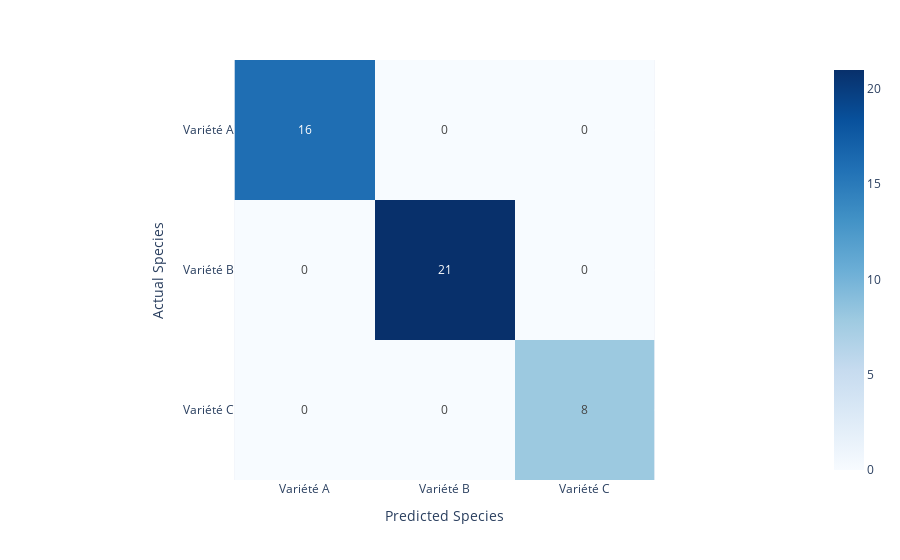

The code cell stored with this chart in its notebook:
### Code cell
import plotly.figure_factory as ff
from sklearn.metrics import confusion_matrix

cm = confusion_matrix(y_test, predictions)
px.imshow(
    cm,
    text_auto=True,
    x=labels,
    y=labels,
    color_continuous_scale="blues",
    labels={"x": "Predicted Species", "y": "Actual Species"},
)

### Figure 1 — Plotly figure (JSON) as saved in the notebook; plotly's stock layout.template omitted (floating-point values rounded to 4 significant figures)
{"data": [{"coloraxis": "coloraxis", "hovertemplate": "Predicted Species: %{x}<br>Actual Species: %{y}<br>color: %{z}<extra></extra>", "name": "0", "texttemplate": "%{z}", "type": "heatmap", "x": ["Variété A", "Variété B", "Variété C"], "xaxis": "x", "y": ["Variété A", "Variété B", "Variété C"], "yaxis": "y", "z": [[16, 0, 0], [0, 21, 0], [0, 0, 8]]}], "layout": {"coloraxis": {"colorscale": [[0, "rgb(247,251,255)"], [0.125, "rgb(222,235,247)"], [0.25, "rgb(198,219,239)"], [0.375, "rgb(158,202,225)"], [0.5, "rgb(107,174,214)"], [0.625, "rgb(66,146,198)"], [0.75, "rgb(33,113,181)"], [0.875, "rgb(8,81,156)"], [1, "rgb(8,48,107)"]]}, "margin": {"t": 60}, "xaxis": {"anchor": "y", "constrain": "domain", "domain": [0, 1], "scaleanchor": "y", "title": {"text": "Predicted Species"}}, "yaxis": {"anchor": "x", "autorange": "reversed", "constrain": "domain", "domain": [0, 1], "title": {"text": "Actual Species"}}}}
